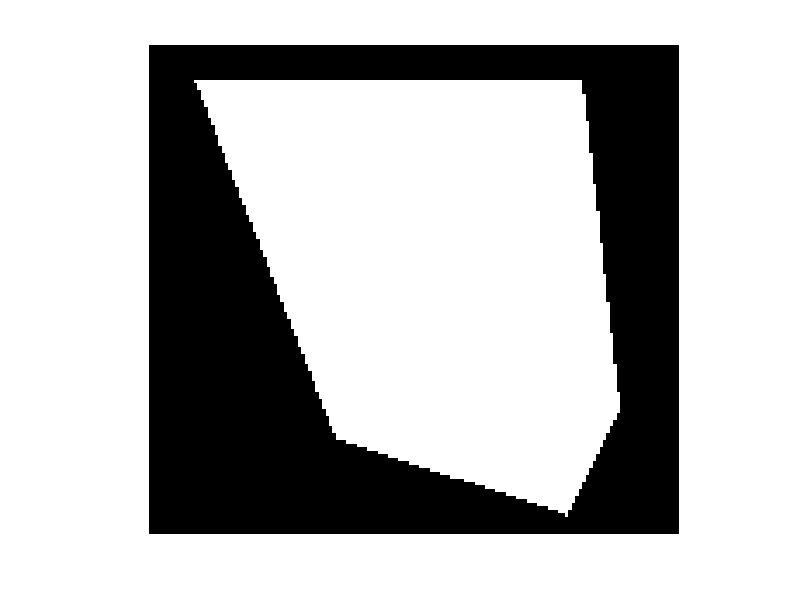
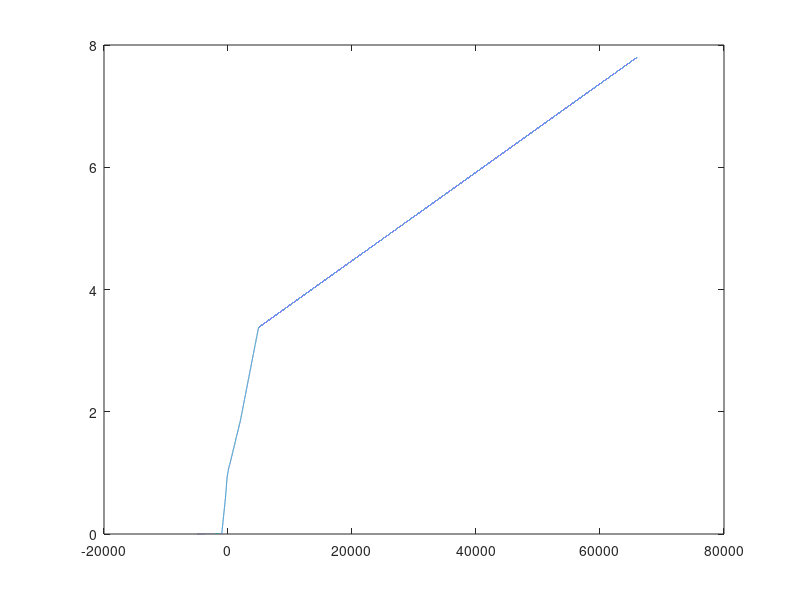

The MATLAB script that drew these images, in order: (Note: this script raises an error after producing the figures.)
nx = 141;
ny = 153;
nz = 100;

x = [13 125 136 121 54];
y = [10 10  105 136 114];
bw = poly2mask(x,y,nx,ny);
figure;imshow(bw)

airHU = -1000;
waterHU = 0;
HUs = [-1000,-400,-150,100,300,2000,4927,6000];

[x,y,z] = ndgrid(1:nx,1:ny,1:nz);

phantom = ones(nx,ny,nz)*airHU;
mask0 = repmat(bw,[1,1,nz]);
phantom(mask0) = waterHU;

inthu = [-5000.0, -1000.0, -400, -150, 100, 300, 2000, 4927, 66000];
intdens = [0.0, 0.01, 0.602, 0.924, 1.075, 1.145, 1.856, 3.379, 7.8];
huq = -5000:66000;
densq = interp1(inthu,intdens,huq);
figure;plot(huq,densq)

matdens = [0.0,1.654, 7];
for ii = 1:numel(matdens)
    [~,ind] = min((matdens(ii)-densq).^2);
    mathu(ii) = huq(ind);
end

r = 30; ninserts = numel(matdens); ri = 8;
for ii = 1:ninserts
    theta = ii/ninserts*2*pi + pi/6;
    rx = (1+nx)/2 + r*cos(theta)-10;
    ry = (1+ny)/2 + r*sin(theta)+10;
    mask = ((x-rx).^2+(y-ry).^2 <ri.^2 & mask0==1);
    phantom(mask) = mathu(ii);
end

figure;imshow3D(phantom,[-1000,3000])

BODY = mask0;
PTV = mask0;
PTV(:,:,[1:48 53:100]) = 0;
figure;imshow3D([BODY PTV],[])

save('D:\datatest\PairProd\phantom_polygon\phantom_polygon.mat','phantom','BODY','PTV')









